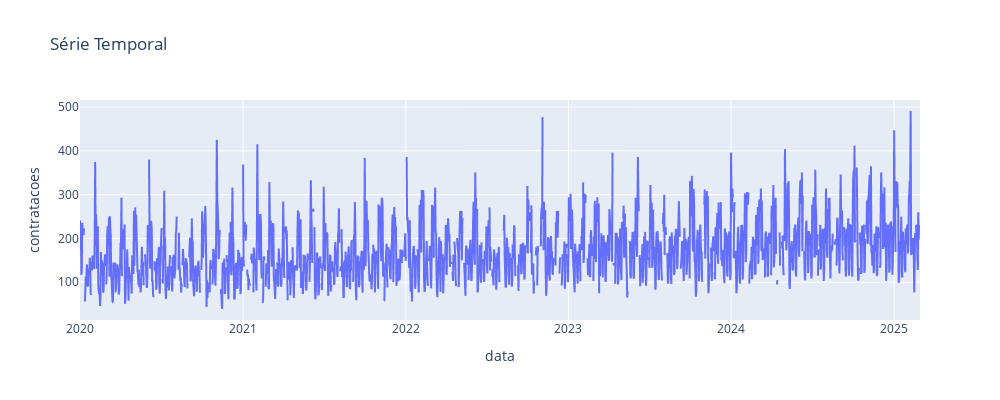

Here is the notebook cell this chart was saved with:
### Markdown cell above
### 4. EXPLORATORY ANALYSIS

### Code cell
# View time series
fig1 = px.line(df, x=df.index, y='contratacoes', title='Série Temporal', 
               width=1000, height=400)
fig1.show()

### Figure 1 — Plotly figure (JSON) as saved in the notebook; plotly's stock layout.template omitted (floating-point values rounded to 4 significant figures; data arrays with more than 128 entries replaced by an {"elided": "..."} marker saying what was removed)
{"data": [{"hovertemplate": "data=%{x}<br>contratacoes=%{y}<extra></extra>", "legendgroup": "", "line": {"color": "#636efa", "dash": "solid"}, "marker": {"symbol": "circle"}, "mode": "lines", "name": "", "showlegend": false, "type": "scattergl", "x": {"elided": "1886 str values"}, "xaxis": "x", "y": {"elided": "1886 int values"}, "yaxis": "y"}], "layout": {"height": 400, "legend": {"tracegroupgap": 0}, "title": {"text": "Série Temporal"}, "width": 1000, "xaxis": {"anchor": "y", "domain": [0, 1], "title": {"text": "data"}}, "yaxis": {"anchor": "x", "domain": [0, 1], "title": {"text": "contratacoes"}}}}
